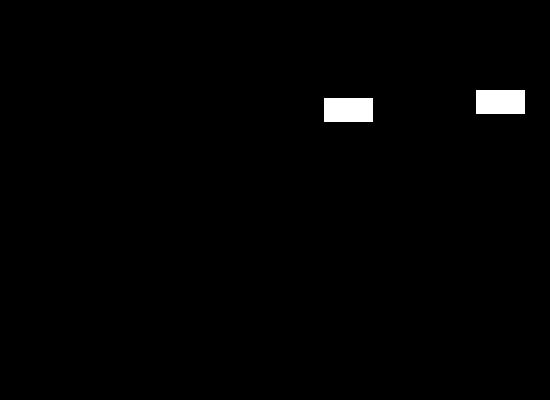
Frame 1 (no input)
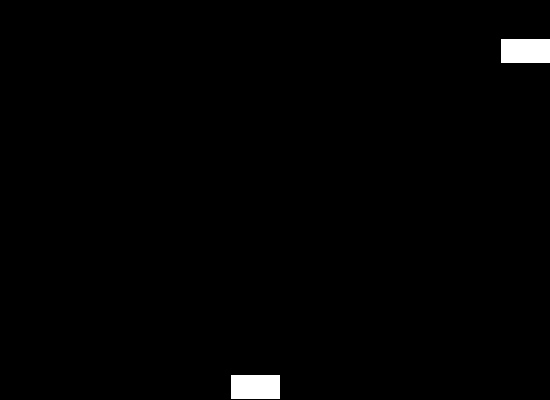
Frame 60 (the mouse pressed at the canvas centre just before this capture)
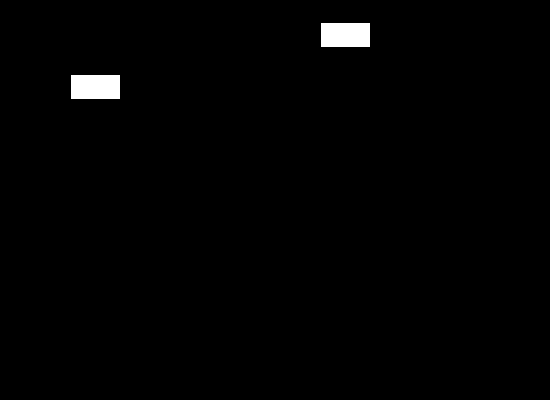
Frame 120 (the mouse held since frame 60 and released just before this capture)

The Processing sketch that drew these frames (run headless with seeded random() and noise(); from frame 60 on, the mouse is pressed at the canvas centre):

// Processing sketch: hw12_bounce
// ── hw12_bounce.pde
int cx1, cy1, xspeed1, yspeed1;
int cx2, cy2, xspeed2, yspeed2;
int rectHeight, rectWidth;

void setup() {
  size(550, 400);
  fill(255);
  background(0);

  rectWidth=50;
  rectHeight=25;

  cx1 = int(random(0, width-rectWidth));
  cy1 = int(random(0, height-rectHeight));
  cx2 = int(random(0, width-rectWidth));
  cy2 = int(random(0, height-rectHeight));

  xspeed1 = int(random(-5, 5));
  yspeed1 = int(random(-5, 5));
  xspeed2 = int(random(-5, 5));
  yspeed2 = int(random(-5, 5));

  xspeed1= checkIfZero(xspeed1);
  yspeed1= checkIfZero(yspeed1);
  xspeed2= checkIfZero(xspeed2);
  yspeed2= checkIfZero(yspeed2);
}

void draw() {
  background(0);
  
  rect(cx1, cy1, rectWidth, rectHeight);
  rect(cx2, cy2, rectWidth, rectHeight);
  
  checkSides1(cx1, cy1);
  checkSides2(cx2, cy2);
  
  cx1+=xspeed1;
  cy1+=yspeed1;
  cx2+=xspeed2;
  cy2+=yspeed2;
}

void checkSides1(int x, int y) {
  if (x<=0 || x>=width-rectWidth) {
    xspeed1*=-1;
  }
  if (y<=0 || y>=height-rectHeight) {
    yspeed1*=-1;
  }
}

void checkSides2(int x, int y) {
  if (x<=0 || x>=width-rectWidth) {
    xspeed2*=-1;
  }
  if (y<=0 || y>=height-rectHeight) {
    yspeed2*=-1;
  }
}

int checkIfZero(int i){
  if(i==0){
    i=5;
  }
  return i;
}
